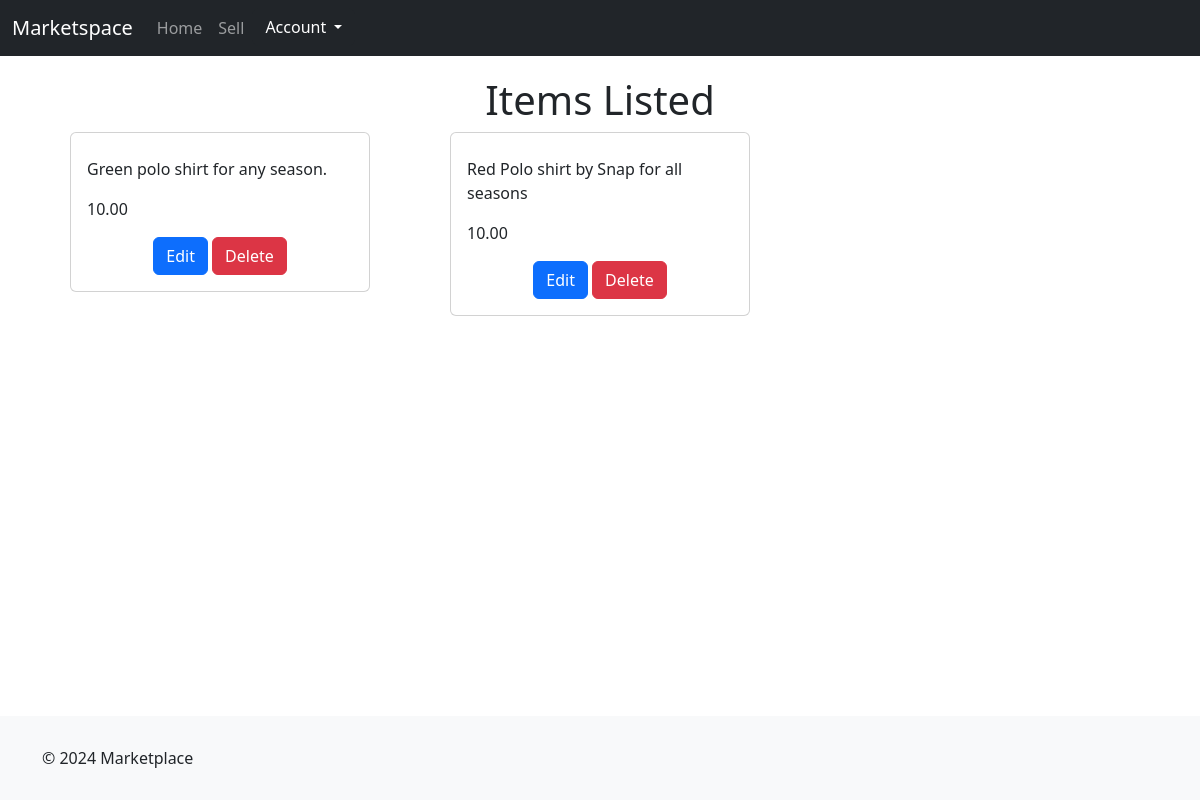
Page /marketplace/seller_items/ (signed in) on the committed database.
### marketplace/models.py (models this page shows, shortened)
class Item(models.Model):
    name = models.CharField(max_length=100)
    description = models.TextField()
    price = models.DecimalField(max_digits=10, decimal_places=2)
    quantity = models.IntegerField()
    seller = models.ForeignKey(settings.AUTH_USER_MODEL, on_delete=models.CASCADE)
    image = models.ImageField(upload_to='items/', blank=True, null=True)
    date_listed = models.DateTimeField(default=datetime.datetime.now)
    is_sold = models.BooleanField(default=False)
    if is_sold:
        date_sold = models.DateTimeField(default=datetime.datetime.now)
    condition = models.CharField(max_length=20, choices=[('N', 'New'), ('U', 'Used')], default='U')
    category = models.ForeignKey(CategoryModel, on_delete=models.SET_NULL, null=True, blank=True)

### marketplace/views.py (the view)
# urls.py: path('seller_items/', views.seller_items, name='seller_items'),
def seller_items(request):
    items = Item.objects.filter(seller=request.user)
    return render(request, 'marketplace/seller_items.html', {'items': items})

### templates/marketplace/seller_items.html (shortened to what this page needs)
{% load static %}
<!DOCTYPE html>
<html lang="en">
  <head>
    <link href="{% static 'css/bootstrap.min.css' %}" rel="stylesheet" />
    <link
      href="https://cdn.jsdelivr.net/npm/bootstrap@5.3.3/dist/css/bootstrap.min.css"
      rel="stylesheet"
    />
  </head>
  <body>
    <nav class="navbar navbar-expand-lg navbar-dark bg-dark">
      <div class="container-fluid">
        <a class="navbar-brand" href="{% url 'marketplace:index' %}">
          Marketspace
        </a>
        <div class="collapse navbar-collapse" id="navbarNavDarkDropdown">
          <ul class="navbar-nav">
            <li class="nav-item">
              <a class="nav-link" href="{% url 'marketplace:index' %}">
                Home
              </a>
            </li>
            <li class="nav-item">
              <a class="nav-link" href="{% url 'marketplace:create_item' %}">
                Sell
              </a>
            </li>
            <li class="nav-item dropdown">
              <button
                class="btn btn-dark dropdown-toggle"
                data-bs-toggle="dropdown"
                aria-expanded="false"
              >
                Account
              </button>
            </li>
          </ul>
        </div>
      </div>
    </nav>
    <div class="container">
    <h1 class="text-center">Items Listed</h1>
    <div class="row">
        {% for item in items %}
        <div class="col-md-4">
            <div class="card">
                <div class="card-body">
                    <p class="card-text">{{ item.description }}</p>
                    <p class="card-text">{{ item.price }}</p>
                    <a href="{% url 'marketplace:update_item' item.id %}" class="btn btn-primary">Edit</a>
                    <a href="{% url 'marketplace:delete_item' item.id %}" class="btn btn-danger">Delete</a>
                </div>
            </div>
        </div>
        {% endfor %}
    </div>
</div>
    <footer>
      <div class="container">
        <p>&copy; 2024 Marketplace</p>
      </div>
    </footer>
  </body>
</html>

### templates/marketplace/seller_items.html (style rules this page uses)
.card { max-width: 300px; margin: auto; }
.card-body { text-align: center; }
p { text-align: left; }
footer { background-color: #f8f9fa; padding: 10px 0; position: fixed; bottom: 0; width: 100%; }
.container { margin-top: 20px; margin-bottom: 20px; }

### rows in the picture
Item: description "Green polo shirt for any season.", price "10.00"
Item: description "Red Polo shirt by Snap for all seasons", price "10.00"
